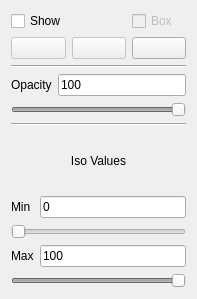
<?xml version="1.0" encoding="UTF-8"?>
<ui version="4.0">
 <class>QtSurfaceRendererPanel</class>
 <widget class="QWidget" name="QtSurfaceRendererPanel">
  <property name="geometry">
   <rect>
    <x>0</x>
    <y>0</y>
    <width>197</width>
    <height>299</height>
   </rect>
  </property>
  <property name="windowTitle">
   <string>Form</string>
  </property>
  <layout class="QGridLayout" name="gridLayout_3">
   <item row="0" column="0">
    <widget class="QCheckBox" name="checkBox">
     <property name="text">
      <string>Show</string>
     </property>
    </widget>
   </item>
   <item row="0" column="2">
    <widget class="QCheckBox" name="checkBoxBoundingBox">
     <property name="enabled">
      <bool>false</bool>
     </property>
     <property name="text">
      <string>Box</string>
     </property>
    </widget>
   </item>
   <item row="1" column="0">
    <widget class="QPushButton" name="pushButtonColorChooser">
     <property name="enabled">
      <bool>false</bool>
     </property>
     <property name="toolTip">
      <string>Choose the color of the actor</string>
     </property>
     <property name="text">
      <string/>
     </property>
     <property name="icon">
      <iconset>
       <normaloff>../../../../data/Icons/Color.xpm</normaloff>../../../../data/Icons/Color.xpm</iconset>
     </property>
     <property name="iconSize">
      <size>
       <width>24</width>
       <height>24</height>
      </size>
     </property>
    </widget>
   </item>
   <item row="1" column="1">
    <widget class="QPushButton" name="pushButtonSave">
     <property name="enabled">
      <bool>false</bool>
     </property>
     <property name="text">
      <string/>
     </property>
     <property name="icon">
      <iconset>
       <normaloff>../../../../data/Icons/Save.xpm</normaloff>../../../../data/Icons/Save.xpm</iconset>
     </property>
    </widget>
   </item>
   <item row="1" column="2">
    <widget class="QPushButton" name="pushButtonOpen">
     <property name="text">
      <string/>
     </property>
     <property name="icon">
      <iconset>
       <normaloff>../../../../data/Icons/OpenImage.xpm</normaloff>../../../../data/Icons/OpenImage.xpm</iconset>
     </property>
    </widget>
   </item>
   <item row="2" column="0" colspan="3">
    <widget class="Line" name="line">
     <property name="orientation">
      <enum>Qt::Horizontal</enum>
     </property>
    </widget>
   </item>
   <item row="3" column="0" colspan="3">
    <layout class="QGridLayout" name="gridLayout_2">
     <item row="0" column="0">
      <widget class="QLabel" name="LabelOpacity">
       <property name="text">
        <string>Opacity</string>
       </property>
      </widget>
     </item>
     <item row="0" column="1">
      <widget class="QLineEdit" name="lineEditOpacity">
       <property name="text">
        <string>100</string>
       </property>
       <property name="readOnly">
        <bool>true</bool>
       </property>
      </widget>
     </item>
     <item row="1" column="0" colspan="2">
      <widget class="QSlider" name="OpacitySlider">
       <property name="enabled">
        <bool>false</bool>
       </property>
       <property name="maximum">
        <number>100</number>
       </property>
       <property name="value">
        <number>100</number>
       </property>
       <property name="orientation">
        <enum>Qt::Horizontal</enum>
       </property>
      </widget>
     </item>
    </layout>
   </item>
   <item row="4" column="0" colspan="3">
    <widget class="Line" name="line_2">
     <property name="orientation">
      <enum>Qt::Horizontal</enum>
     </property>
    </widget>
   </item>
   <item row="5" column="0" colspan="3">
    <layout class="QGridLayout" name="gridLayout">
     <item row="0" column="0" colspan="2">
      <widget class="QLabel" name="labelIsoValue">
       <property name="midLineWidth">
        <number>0</number>
       </property>
       <property name="text">
        <string>Iso Values</string>
       </property>
       <property name="alignment">
        <set>Qt::AlignCenter</set>
       </property>
      </widget>
     </item>
     <item row="1" column="0">
      <widget class="QLabel" name="label">
       <property name="text">
        <string>Min</string>
       </property>
      </widget>
     </item>
     <item row="1" column="1">
      <widget class="QLineEdit" name="lineEditMinIso">
       <property name="text">
        <string>0</string>
       </property>
       <property name="readOnly">
        <bool>true</bool>
       </property>
      </widget>
     </item>
     <item row="2" column="0" colspan="2">
      <widget class="QSlider" name="horizontalSliderMinIso">
       <property name="enabled">
        <bool>false</bool>
       </property>
       <property name="orientation">
        <enum>Qt::Horizontal</enum>
       </property>
      </widget>
     </item>
     <item row="3" column="0">
      <widget class="QLabel" name="label_2">
       <property name="text">
        <string>Max</string>
       </property>
      </widget>
     </item>
     <item row="3" column="1">
      <widget class="QLineEdit" name="lineEditMaxIso">
       <property name="text">
        <string>100</string>
       </property>
       <property name="readOnly">
        <bool>true</bool>
       </property>
      </widget>
     </item>
     <item row="4" column="0" colspan="2">
      <widget class="QSlider" name="horizontalSliderMaxIso">
       <property name="enabled">
        <bool>false</bool>
       </property>
       <property name="minimum">
        <number>1</number>
       </property>
       <property name="maximum">
        <number>100</number>
       </property>
       <property name="value">
        <number>100</number>
       </property>
       <property name="orientation">
        <enum>Qt::Horizontal</enum>
       </property>
      </widget>
     </item>
    </layout>
   </item>
  </layout>
 </widget>
 <resources/>
 <connections>
  <connection>
   <sender>checkBox</sender>
   <signal>toggled(bool)</signal>
   <receiver>checkBoxBoundingBox</receiver>
   <slot>setEnabled(bool)</slot>
   <hints>
    <hint type="sourcelabel">
     <x>43</x>
     <y>18</y>
    </hint>
    <hint type="destinationlabel">
     <x>136</x>
     <y>21</y>
    </hint>
   </hints>
  </connection>
  <connection>
   <sender>checkBox</sender>
   <signal>toggled(bool)</signal>
   <receiver>pushButtonColorChooser</receiver>
   <slot>setEnabled(bool)</slot>
   <hints>
    <hint type="sourcelabel">
     <x>64</x>
     <y>22</y>
    </hint>
    <hint type="destinationlabel">
     <x>48</x>
     <y>55</y>
    </hint>
   </hints>
  </connection>
  <connection>
   <sender>checkBox</sender>
   <signal>toggled(bool)</signal>
   <receiver>pushButtonSave</receiver>
   <slot>setEnabled(bool)</slot>
   <hints>
    <hint type="sourcelabel">
     <x>56</x>
     <y>20</y>
    </hint>
    <hint type="destinationlabel">
     <x>216</x>
     <y>50</y>
    </hint>
   </hints>
  </connection>
  <connection>
   <sender>checkBox</sender>
   <signal>toggled(bool)</signal>
   <receiver>OpacitySlider</receiver>
   <slot>setEnabled(bool)</slot>
   <hints>
    <hint type="sourcelabel">
     <x>43</x>
     <y>19</y>
    </hint>
    <hint type="destinationlabel">
     <x>73</x>
     <y>125</y>
    </hint>
   </hints>
  </connection>
  <connection>
   <sender>checkBox</sender>
   <signal>toggled(bool)</signal>
   <receiver>horizontalSliderMinIso</receiver>
   <slot>setEnabled(bool)</slot>
   <hints>
    <hint type="sourcelabel">
     <x>36</x>
     <y>15</y>
    </hint>
    <hint type="destinationlabel">
     <x>28</x>
     <y>367</y>
    </hint>
   </hints>
  </connection>
  <connection>
   <sender>checkBox</sender>
   <signal>toggled(bool)</signal>
   <receiver>horizontalSliderMaxIso</receiver>
   <slot>setEnabled(bool)</slot>
   <hints>
    <hint type="sourcelabel">
     <x>42</x>
     <y>22</y>
    </hint>
    <hint type="destinationlabel">
     <x>92</x>
     <y>434</y>
    </hint>
   </hints>
  </connection>
 </connections>
</ui>
